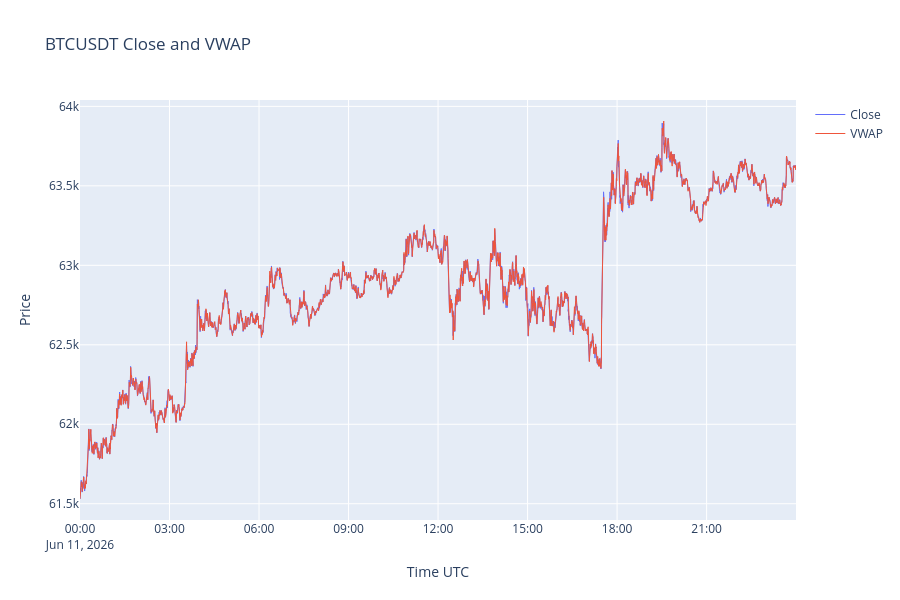

Notebook source saved alongside this figure:
### Code cell
fig = go.Figure()

fig.add_trace(
    go.Scatter(
        x=df_day.index,
        y=df_day["close"],
        mode="lines",
        name="Close",
        line={"width": 1},
    )
)

fig.add_trace(
    go.Scatter(
        x=df_day.index,
        y=df_day["vwap"],
        mode="lines",
        name="VWAP",
        line={"width": 1},
    )
)

fig.update_layout(
    title="BTCUSDT Close and VWAP",
    xaxis_title="Time UTC",
    yaxis_title="Price",
    hovermode="x unified",
    height=600,
)

fig.show()

### Figure 1 — Plotly figure (JSON) as saved in the notebook; plotly's stock layout.template omitted (floating-point values rounded to 4 significant figures; data arrays with more than 128 entries replaced by an {"elided": "..."} marker saying what was removed)
{"data": [{"line": {"width": 1}, "mode": "lines", "name": "Close", "type": "scatter", "x": {"elided": "5760 str values"}, "y": {"elided": "5760 float values"}}, {"line": {"width": 1}, "mode": "lines", "name": "VWAP", "type": "scatter", "x": {"elided": "5760 str values"}, "y": {"elided": "5760 float values"}}], "layout": {"height": 600, "hovermode": "x unified", "title": {"text": "BTCUSDT Close and VWAP"}, "xaxis": {"title": {"text": "Time UTC"}}, "yaxis": {"title": {"text": "Price"}}}}
